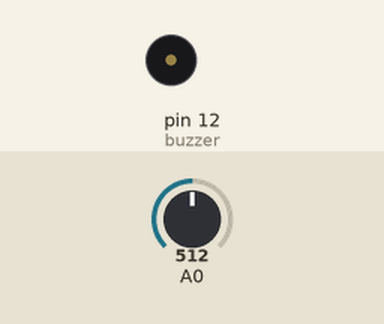
Bench run of a sketch on a simulated Arduino Uno, built with avr-gcc and run on an emulated ATmega328P. On the bench: buzzer (waves = sounding). Inputs (shaded band) come from the test bench; at power-on: A0 = 512.

Above: at 1.3 s.
1.4 s: A0 set to 186
4.4 s: A0 set to 168
At 5.2 s:
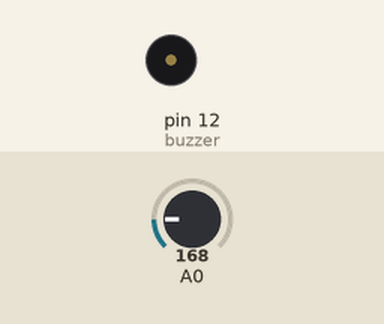
6.0 s: A0 set to 306
At 6.8 s:
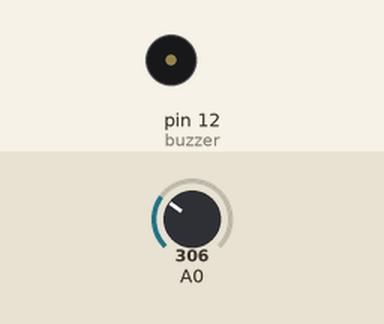
9.0 s: A0 set to 122
At 9.8 s:
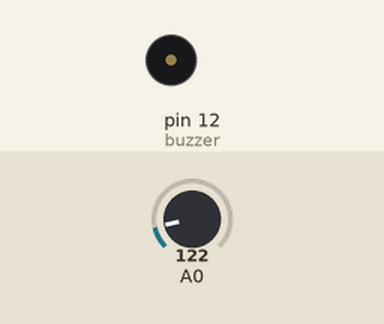
Timing chart, 0 to 11.5 s (numbered marks = the images above; inputs shaded):
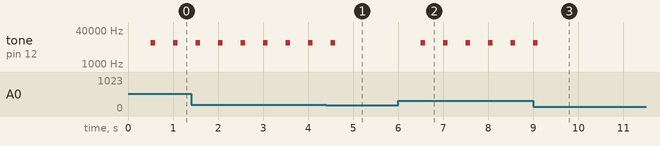

The sketch:

3327_16_ir_infrared_flame_detection_sensor1.ino
```cpp
//first of all we will use the  TMP36 which is a temperature sensor that outputs
//a voltage that's proportional to the ambient temperature.

// We'll use analog input 0 to measure the temperature sensor's
// signal pin.
const int temperaturePin = 0; //the declaration of the variable
int buzzer = 12;
//we will connect the buzzer to D12 on the arduino
void setup(){
  	pinMode(buzzer, OUTPUT);
  	//set the pin connected to the buzzer as an output
}

void loop(){
    float voltage, degreesC;
    voltage = getVoltage(temperaturePin);
    degreesC = (voltage - 0.5) * 100.0;

    if(degreesC>37){
        digitalWrite(buzzer, LOW);
        delay(500);  //delay half a second
        tone(12, 10000, 100);
    }
}

float getVoltage(int pin){
 	return (analogRead(pin)*0.004882814);
}
```

Measured:
- the behaviour switches between 179 and 178 on A0 (found by bisection; images 0 and 1)
- after the input at 4.4 s, tone on pin 12 (buzzer): goes on until 4.6 s, then stays silent
- after the input at 6.0 s, tone on pin 12 (buzzer): alternates 10000 Hz for 0.10 s and silent for 0.40 s, starting after 0.50 s
- after the input at 9.0 s, tone on pin 12 (buzzer): goes on until 9.1 s, then stays silent
- by itself, tone on pin 12 (buzzer): alternates 10000 Hz for 0.10 s and silent for 0.40 s
